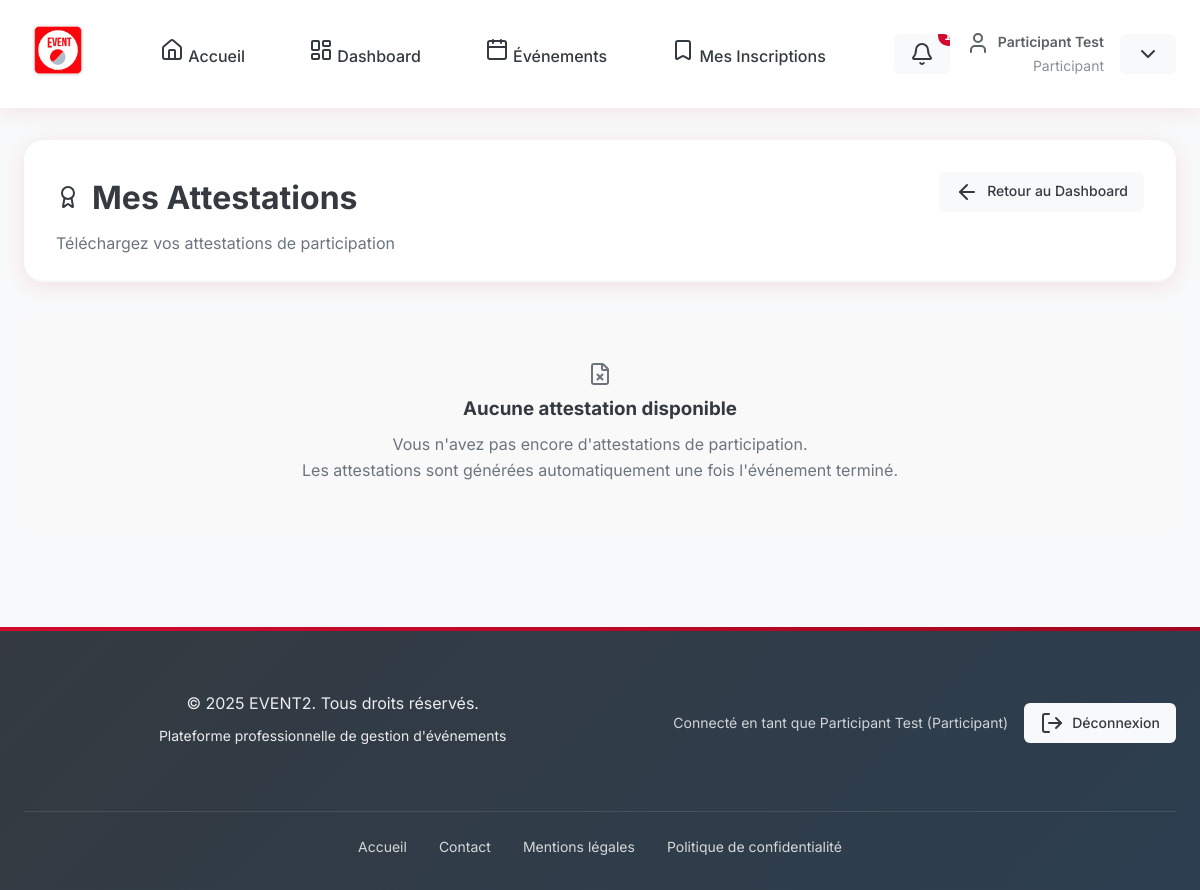
Before: /participant/attestations.php (signed in) with the older database file.
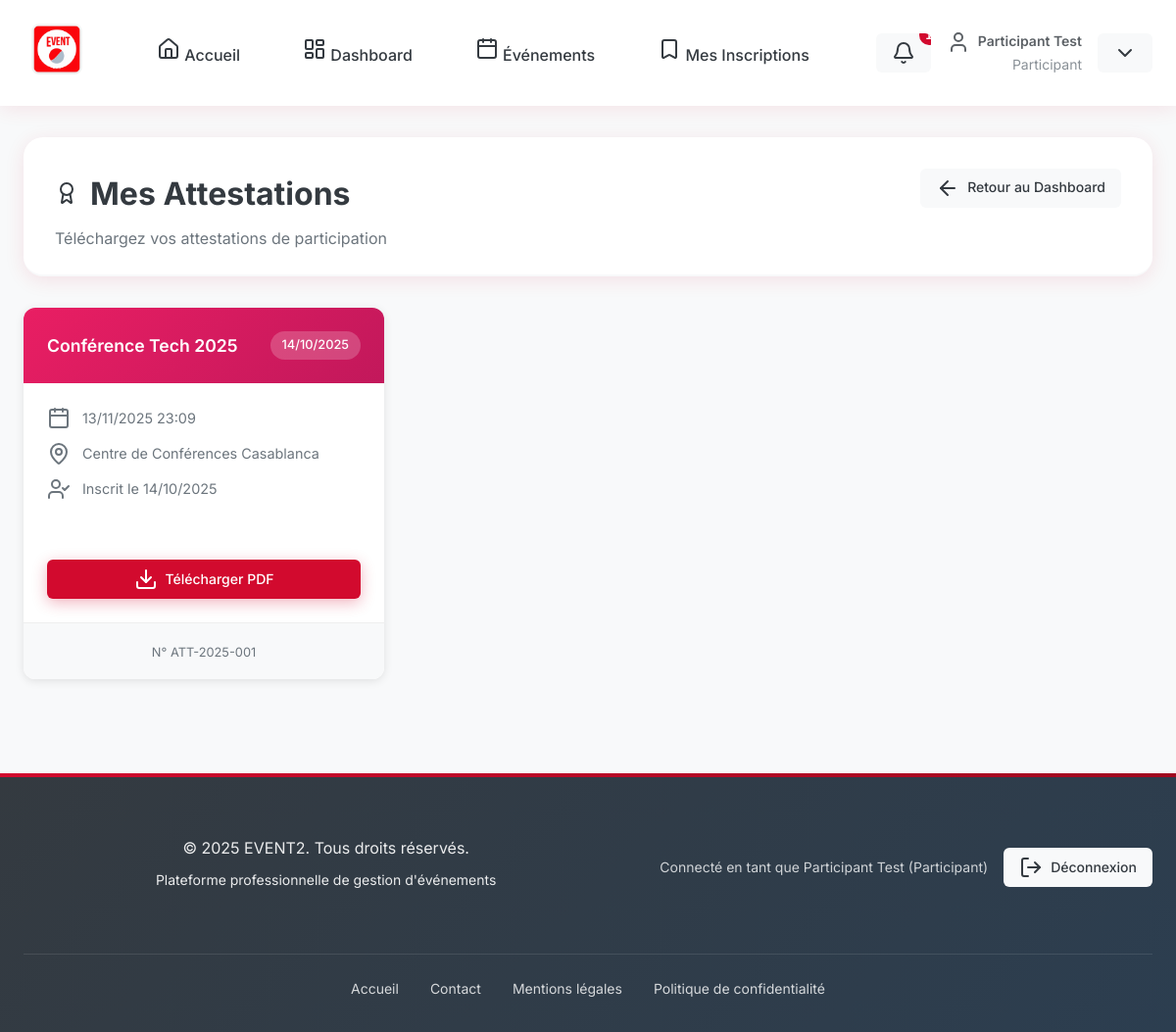
After: the same page with the newer database file.
### tables this page shows
CREATE TABLE attestations (
    id INT PRIMARY KEY AUTO_INCREMENT,
    inscription_id INT NOT NULL,
    numero_unique VARCHAR(100) NOT NULL,
    chemin_fichier_pdf VARCHAR(255) NOT NULL,
    date_generation DATETIME DEFAULT CURRENT_TIMESTAMP,
    statut_envoi ENUM('en_attente', 'envoye', 'echec') DEFAULT 'en_attente'
);

CREATE TABLE evenements (
    id INT PRIMARY KEY AUTO_INCREMENT,
    titre VARCHAR(255) NOT NULL,
    description TEXT,
    date_debut DATETIME NOT NULL,
    date_fin DATETIME,
    lieu VARCHAR(255),
    places_max INT,
    prix DECIMAL(10,2) DEFAULT 0.00,
    organisateur_id INT NOT NULL,
    statut ENUM('brouillon', 'en_attente', 'publie', 'actif', 'termine', 'annule') DEFAULT 'brouillon',
    date_creation DATETIME DEFAULT CURRENT_TIMESTAMP,
    organisateur_exclusif BOOLEAN DEFAULT TRUE
);

CREATE TABLE inscriptions (
    id INT PRIMARY KEY AUTO_INCREMENT,
    evenement_id INT NOT NULL,
    utilisateur_id INT NOT NULL,
    statut ENUM('en_attente', 'confirme', 'annule') DEFAULT 'en_attente',
    date_inscription DATETIME DEFAULT CURRENT_TIMESTAMP
);

### participant/attestations.php (the view, shortened to what this page needs)
<?php
$db = Database::getInstance();
$participant_id = $_SESSION['user_id'];
$stmt = $db->prepare("
    SELECT a.*, e.titre as event_title, e.date_debut as event_date,
           e.lieu as event_lieu, i.date_inscription
    FROM attestations a
    JOIN inscriptions i ON a.inscription_id = i.id
    JOIN evenements e ON i.evenement_id = e.id
    WHERE i.utilisateur_id = ?
    ORDER BY a.date_generation DESC
");
$stmt->execute([$participant_id]);
$attestations = $stmt->fetchAll();
include '../includes/header.php';
?>
<main class="dashboard fade-in">
    <div class="container">
        <div class="dashboard-header">
            <div class="dashboard-header-content">
                <h1>
                    <i data-lucide="award"></i>
                    Mes Attestations
                </h1>
                <p class="dashboard-subtitle">
                    Téléchargez vos attestations de participation
                </p>
            </div>
            <div class="dashboard-actions">
                <a href="dashboard.php" class="btn btn-secondary">
                    <i data-lucide="arrow-left"></i>
                    Retour au Dashboard
                </a>
            </div>
        </div>
        <?php if (empty($attestations)): ?>
            <div class="empty-state">
                <i data-lucide="file-x"></i>
                <h3>Aucune attestation disponible</h3>
                <p>Vous n'avez pas encore d'attestations de participation.</p>
                <p>Les attestations sont générées automatiquement une fois l'événement terminé.</p>
            </div>
        <?php else: ?>
            <div class="attestations-grid">
                <?php foreach ($attestations as $attestation): ?>
                    <div class="attestation-card">
                        <div class="attestation-header">
                            <h3><?= htmlspecialchars($attestation['event_title']) ?></h3>
                            <span class="attestation-date">
                                <?= date('d/m/Y', strtotime($attestation['date_generation'])) ?>
                            </span>
                        </div>
                        <div class="attestation-info">
                            <div class="info-item">
                                <i data-lucide="calendar"></i>
                                <span><?= date('d/m/Y H:i', strtotime($attestation['event_date'])) ?></span>
                            </div>
                            <div class="info-item">
                                <i data-lucide="map-pin"></i>
                                <span><?= htmlspecialchars($attestation['event_lieu'] ?? 'Non spécifié') ?></span>
                            </div>
                            <div class="info-item">
                                <i data-lucide="user-check"></i>
                                <span>Inscrit le <?= date('d/m/Y', strtotime($attestation['date_inscription'])) ?></span>
                            </div>
                        </div>
                        <div class="attestation-actions">
                            <a href="../attestations/<?= htmlspecialchars($attestation['chemin_fichier_pdf']) ?>"
                               class="btn btn-primary" target="_blank">
                                <i data-lucide="download"></i>
                                Télécharger PDF
                            </a>
                        </div>
                        <div class="attestation-footer">
                            <small class="attestation-number">
                                N° <?= htmlspecialchars($attestation['numero_unique']) ?>
                            </small>
                        </div>
                    </div>
                <?php endforeach; ?>
            </div>
        <?php endif; ?>
    </div>
</main>
<?php include '../includes/footer.php'; ?>

### includes/header.php (shortened to what this page needs)
<!DOCTYPE html>
<html lang="fr">
<head>
    <link rel="stylesheet" href="../assets/css/style.css">
    <?php
    if (isset($_SESSION['user_id'])) {
        require_once 'notifications.php';
    }
    ?>
</head>
<body>
    <?php if (!isset($hide_header) || !$hide_header): ?>
    <header class="main-header">
        <div class="container">
            <div class="header-content">
                <div class="logo-container">
                    <a href="../index.php" class="logo-link">
                        <img src="../assets/img/logo-event2.jpeg" alt="EVENT2" class="logo">
                    </a>
                </div>
                <?php
                $isAuthPage = strpos($_SERVER['PHP_SELF'], '/auth/') !== false;
                $isLoginPage = basename($_SERVER['PHP_SELF']) === 'login.php';
                $isRegisterPage = basename($_SERVER['PHP_SELF']) === 'register.php';
                ?>
                <?php if (isset($_SESSION['user_id']) && !($isAuthPage || $isLoginPage || $isRegisterPage)): ?>
                    <nav class="main-nav">
                        <a href="../index.php" <?php echo basename($_SERVER['PHP_SELF']) == 'index.php' ? 'class="active"' : ''; ?>>
                            <i data-lucide="home"></i> Accueil
                        </a>
                        <?php if ($_SESSION['user_role'] === 'participant'): ?>
                            <a href="../participant/dashboard.php" <?php echo strpos($_SERVER['PHP_SELF'], '/participant/') !== false ? 'class="active"' : ''; ?>>
                                <i data-lucide="layout-dashboard"></i> Dashboard
                            </a>
                            <a href="../participant/evenements.php" <?php echo basename($_SERVER['PHP_SELF']) == 'evenements.php' ? 'class="active"' : ''; ?>>
                                <i data-lucide="calendar"></i> Événements
                            </a>
                            <a href="../participant/inscriptions.php" <?php echo basename($_SERVER['PHP_SELF']) == 'inscriptions.php' ? 'class="active"' : ''; ?>>
                                <i data-lucide="bookmark"></i> Mes Inscriptions
                            </a>
                        <?php endif; ?>
                    </nav>
                    <div class="user-menu">
                        <?php displayNotifications(Database::getInstance(), $_SESSION['user_id']); ?>
                        <div class="user-info">
                            <span class="user-name">
                                <i data-lucide="user"></i>
                                <?php echo htmlspecialchars($_SESSION['user_name']); ?>
                            </span>
                            <span class="user-role">
                                <?php echo ucfirst($_SESSION['user_role']); ?>
                            </span>
                        </div>
                        <div class="dropdown">
                            <button class="btn btn-secondary dropdown-toggle" onclick="toggleDropdown()">
                                <i data-lucide="chevron-down"></i>
                            </button>
                        </div>
                    </div>
                <?php endif; ?>
            </div>
        </div>
    </header>
    <?php endif; ?>

### includes/notifications.php (shortened to what this page needs)
<?php
class NotificationSystem {
    private PDO $db;
    public function __construct(PDO $db) {
        $this->db = $db;
    }
    public function countUnread(int $userId): int {
        try {
            $stmt = $this->db->prepare("
                SELECT COUNT(*) FROM notifications
                WHERE user_id = ? AND is_read = FALSE
            ");
            $stmt->execute([$userId]);
            return (int) $stmt->fetchColumn();
        } catch (PDOException $e) {
            error_log("Erreur comptage notifications: " . $e->getMessage());
            return 0;
        }
    }
}
function displayNotifications(PDO $db, int $userId): void {
    $notificationSystem = new NotificationSystem($db);
    $unreadCount = $notificationSystem->countUnread($userId);
    ?>
    <div class="notifications-dropdown">
        <button class="notification-toggle btn btn-secondary" onclick="toggleNotifications()">
            <i data-lucide="bell"></i>
            <?php if ($unreadCount > 0): ?>
                <span class="notification-badge"><?php echo $unreadCount; ?></span>
            <?php endif; ?>
        </button>
    </div>
    <?php
}
?>

### includes/footer.php (shortened to what this page needs)
<footer class="main-footer">
    <div class="container">
        <div class="footer-content">
            <div class="footer-info">
                <p>&copy; <?=date('Y')?> EVENT2. Tous droits réservés.</p>
                <p class="footer-description">
                    Plateforme professionnelle de gestion d'événements
                </p>
            </div>
            <?php if (isset($_SESSION['user_id'])): ?>
                <div class="footer-actions">
                    <span class="user-info">
                        Connecté en tant que <?php echo htmlspecialchars($_SESSION['user_name']); ?>
                        (<?php echo ucfirst($_SESSION['user_role']); ?>)
                    </span>
                    <a href="../<?php echo $_SESSION['user_role']; ?>/logout.php" class="btn btn-secondary">
                        <i data-lucide="log-out"></i>
                        Déconnexion
                    </a>
                </div>
            <?php endif; ?>
        </div>
        <div class="footer-bottom">
            <div class="footer-links">
                <a href="../index.php">Accueil</a>
                <a href="../contact.php">Contact</a>
                <a href="../mentions-legales.php">Mentions légales</a>
                <a href="../politique-confidentialite.php">Politique de confidentialité</a>
            </div>
        </div>
    </div>
</footer>
</body>
</html>

### assets/css/style.css (style rules this page uses)
:root { --cerise-primary: #D20A2E; --cerise-dark: #A0081F; --cerise-light: #E63954; --white: #FFFFFF; --grey-light: #F8F9FA; --grey-medium: #6C757D; --grey-dark: #343A40; --shadow: rgba(210, 10, 46, 0.1); --gradient: linear-gradient(135deg, var(--cerise-primary) 0%, var(--cerise-dark) 100%); }
* { margin: 0; padding: 0; box-sizing: border-box; }
body { font-family: 'Inter', 'Segoe UI', Tahoma, Geneva, Verdana, sans-serif; line-height: 1.6; color: var(--grey-dark); background: var(--grey-light); font-size: 16px; }
.container { max-width: 1200px; margin: 0 auto; padding: 0 1.5rem; }
.main-header { background: var(--white); box-shadow: 0 2px 20px var(--shadow); position: sticky; top: 0; z-index: 1000; }
.header-content { display: flex; justify-content: space-between; align-items: center; padding: 1rem 0; }
.logo { height: 52px; transition: transform 0.3s ease; }
.main-nav { display: flex; gap: 2rem; }
.main-nav a { text-decoration: none; color: var(--grey-dark); font-weight: 500; padding: 0.5rem 1rem; border-radius: 8px; transition: all 0.3s ease; position: relative; }
.main-nav a::after { content: ''; position: absolute; bottom: -2px; left: 50%; width: 0; height: 2px; background: var(--cerise-primary); transition: all 0.3s ease; transform: translateX(-50%); }
.btn { display: inline-flex; align-items: center; gap: 0.5rem; padding: 0.875rem 2rem; font-weight: 600; text-decoration: none; border-radius: 12px; transition: all 0.3s ease; cursor: pointer; border: none; font-size: 1rem; position: relative; overflow: hidden; }
.btn-primary { background: var(--gradient); color: var(--white); box-shadow: 0 4px 15px rgba(210, 10, 46, 0.3); }
.btn-secondary { background: var(--white); color: var(--cerise-primary); border: 2px solid var(--cerise-primary); }
.dashboard { padding: 2rem 0; }
.dashboard-header { background: var(--white); padding: 2rem; border-radius: 20px; margin-bottom: 2rem; box-shadow: 0 4px 20px var(--shadow); }
.main-footer { background: var(--grey-dark); color: var(--white); text-align: center; padding: 2rem 0; margin-top: 4rem; }
.fade-in { animation: fadeIn 0.5s ease-in; }
.notification-badge { position: absolute; top: -8px; right: -8px; background: var(--cerise-primary); color: white; border-radius: 50%; width: 20px; height: 20px; font-size: 0.75rem; display: flex; align-items: center; justify-content: center; font-weight: 600; }
.btn { position: relative; overflow: hidden; }
.btn::before { content: ''; position: absolute; top: 50%; left: 50%; width: 0; height: 0; background: rgba(255,255,255,0.2); border-radius: 50%; transform: translate(-50%, -50%); transition: width 0.3s ease, height 0.3s ease; }
.fade-in { opacity: 0; transform: translateY(30px); animation: fadeInUp 0.8s ease forwards; }
.fade-in { opacity: 0; animation: fadeInUp 1s forwards; }
.dashboard-header { margin-bottom: 2rem; text-align: center; }
.dashboard-header h1 { color: var(--cerise-primary); margin-bottom: 0.5rem; }
.empty-state { text-align: center; padding: 3rem; background: #f9f9f9; border-radius: 8px; }

### includes/notifications.php (style rules this page uses)
.notifications-dropdown { position: relative; }
.notification-toggle { position: relative; background: none; border: none; padding: 0.75rem; cursor: pointer; }

### includes/header.php (style rules this page uses)
.user-menu { display: flex; align-items: center; gap: 1rem; }
.user-info { display: flex; flex-direction: column; align-items: flex-end; }
.user-name { font-weight: 600; color: var(--grey-dark); display: flex; align-items: center; gap: 0.5rem; }
.user-role { font-size: 0.875rem; color: var(--grey-medium); }
.dropdown { position: relative; }
.dropdown-toggle { background: none; border: none; padding: 0.5rem; cursor: pointer; color: var(--grey-dark); }
.logo-link { display: inline-block; transition: all 0.3s ease; border-radius: 8px; padding: 0.5rem; }
.logo { transition: all 0.3s ease; border-radius: 8px; }

Changed rows visible on the page:
added attestations: evenements.titre "Conférence Tech 2025", date_generation "14/10/2025", evenements.date_debut "13/11/2025 23:09", evenements.lieu "Centre de Conférences Casablanca", inscription.date_inscription "14/10/2025", numero_unique "ATT-2025-001"
Other visible differences:
text no longer shown: "Aucune attestation disponible Vous n'avez pas encore d'attestations de participation. Les attestations sont générées automatiquement une fois l'événement terminé."
